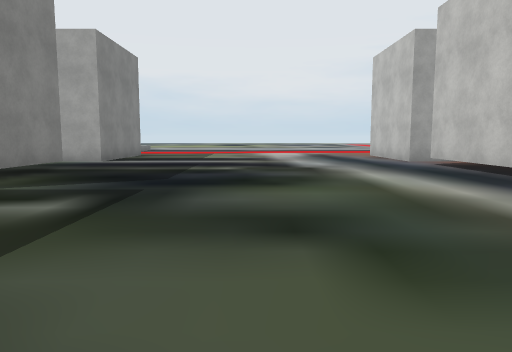
view 1 (above)

24 first-person views from a walk through a Unity game level. The camera is 1.3 m above the floor, tilts 6° down and sees 70° across. The floor is counted in squares, 2 m on a side. Each view is taken from the middle of a square. On the plan, view 1 faces up. The plan holds only what a view shows up to about 11 squares ahead; the rest is blank. The place goes on beyond the plan. Some surface patterns are stand-ins.

view 2
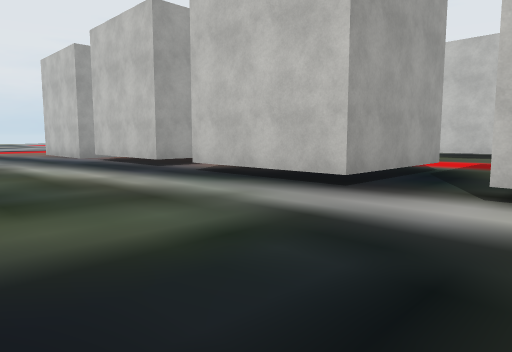

view 3
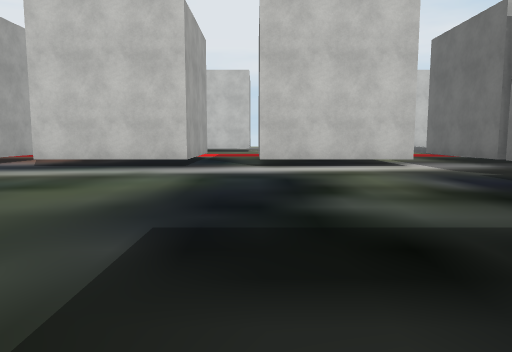

view 4
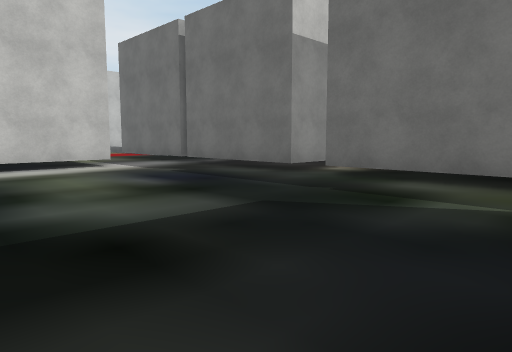

view 5
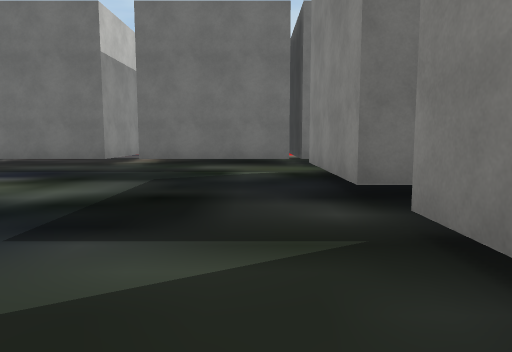

view 6
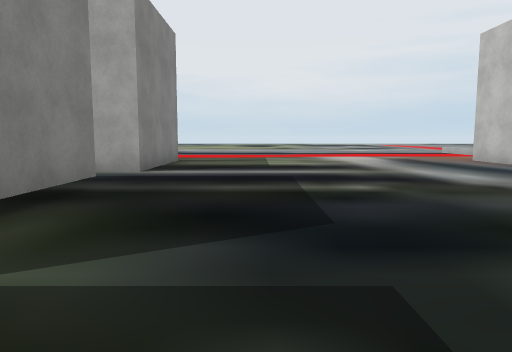

view 7
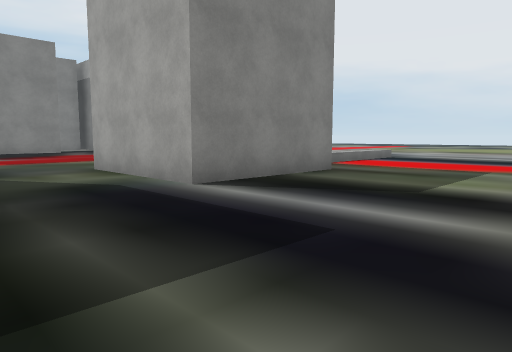

view 8
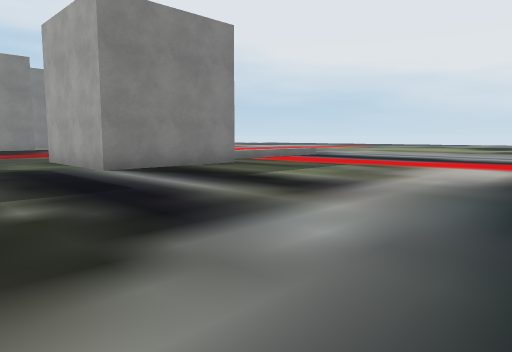

view 9
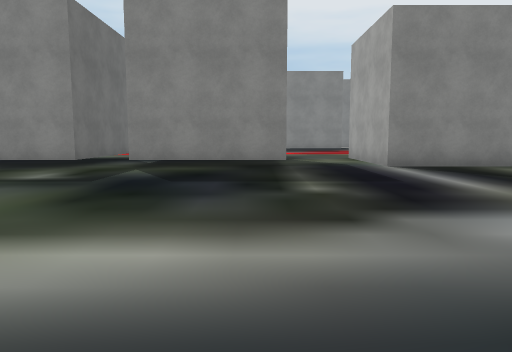

view 10
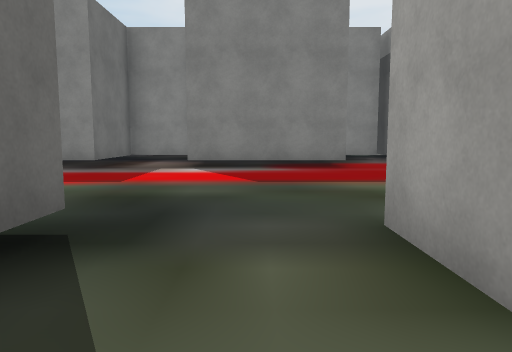

view 11
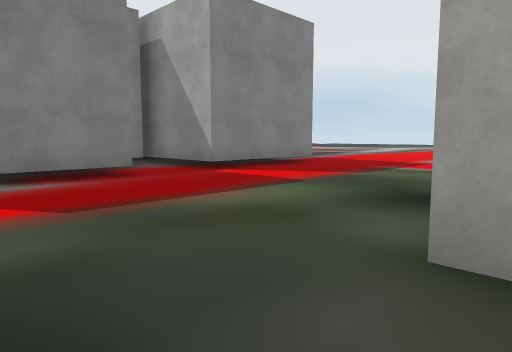

view 12
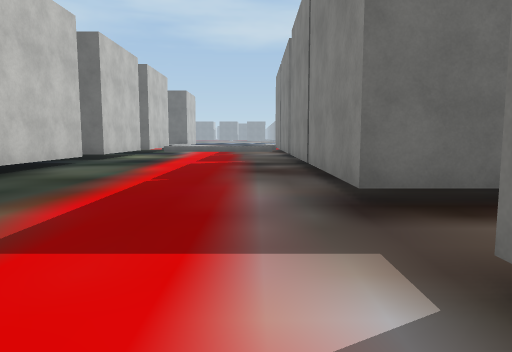

view 13
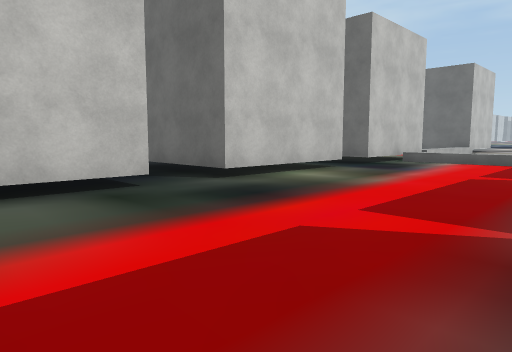

view 14
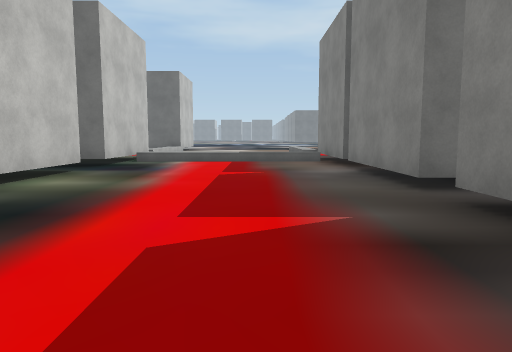

view 15
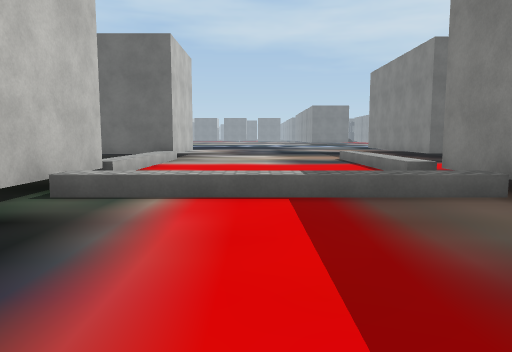

view 16
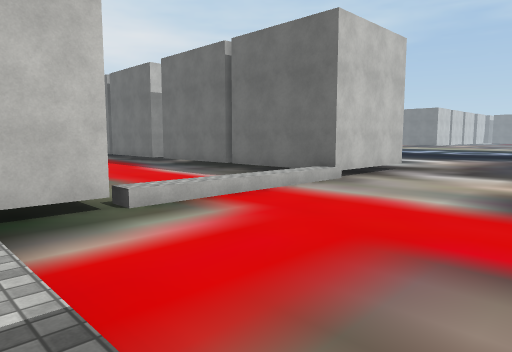

view 17
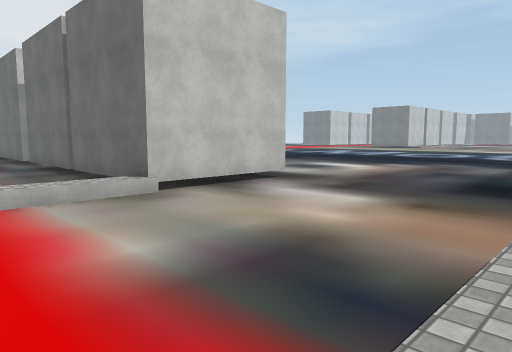

view 18
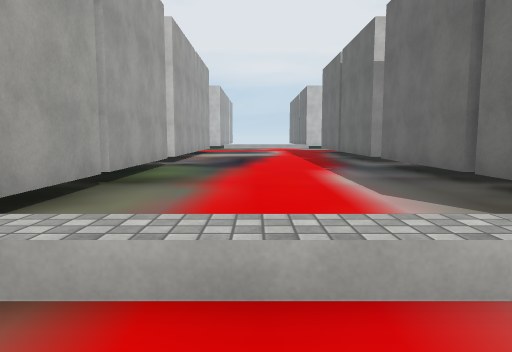

view 19
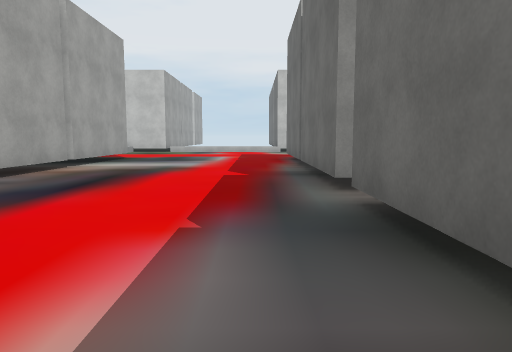

view 20
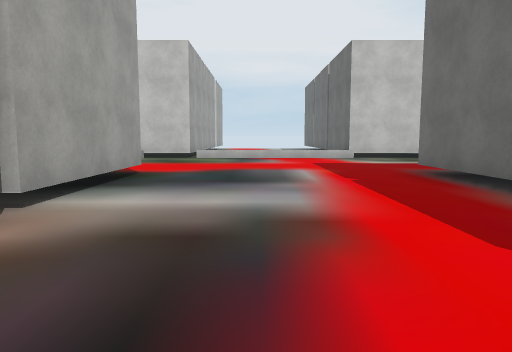

view 21
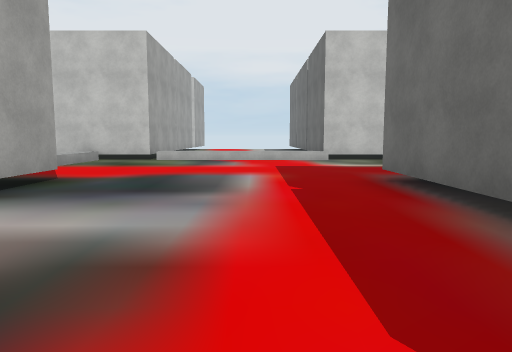

view 22
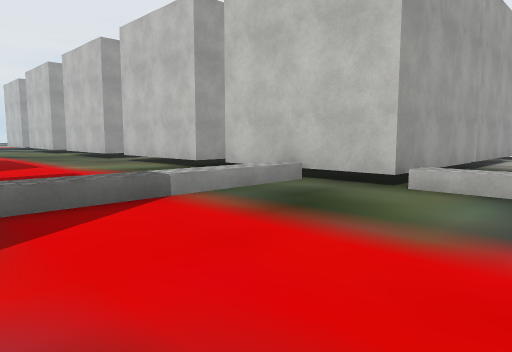

view 23
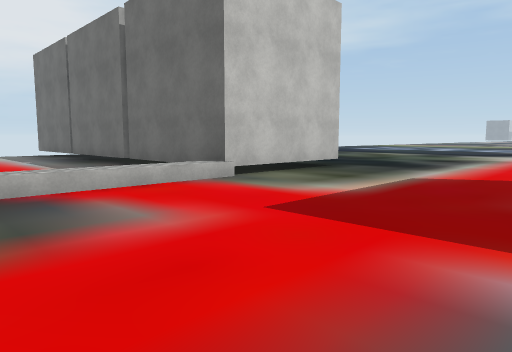

view 24
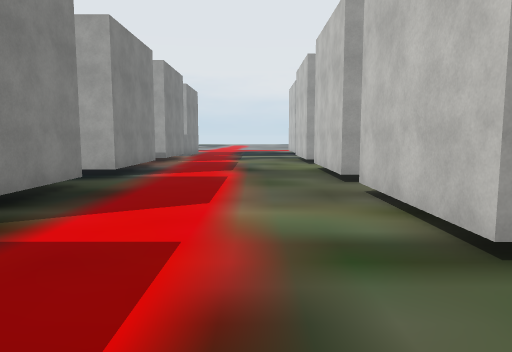

### Floor plan
Points are (right, up) in squares from view 1. A wall is a line through its corners. A room is listed if a view was taken in it or the views show most of it. See-through windows are left out.
Room 1 (views 1, 2, 3, 4, 5, 6, 7, 8, 9, 10, 11)
walls: (-4.1, 7.8) (-4.1, 4.1); (4.2, 5.4) (4.2, 8.9); (-7.1, 3) (-4.1, 3) (-4.1, -0.5); (4.2, 0.5) (4.2, 4.1); (-7.6, 7.7) (-6.9, 7.7); (4.2, 10) (4.2, 13.5); (-4.2, 13.5) (-4.2, 10) (-7.8, 10); (-7.5, -1.8) (-4.1, -1.8) (-4.1, -5.2); (4.2, -4.6) (4.2, -1); (-3.9, -6.4) (-0.2, -6.4); (-7.5, -6.4) (-6.8, -6.4); (0.5, -9.9) (0.5, -6.4) (4, -6.4)
ways out: opening at (-7.5, 8.5) to room 2; opening at (-7, -6) to room 2; opening at (-7, -1) to room 2; opening at (0, -10) to room 2; opening at (3.3, 15) to room 2; opening at (3.5, -5.5) to room 2; opening at (4, 0) to room 2; opening at (4, 5) to room 2; opening at (4, 9) to room 2
Room 2 (views 12, 13, 14, 15, 16, 17, 18, 19, 20, 21, 22, 23, 24)
walls: (4.1, -6.4) (7.1, -6.4); (4, -9.9) (0.5, -9.9); (7.8, -9.9) (4.1, -9.9); (-0.2, -9.9) (-3.9, -9.9); (7.7, -1) (7.7, -3.4); (-4, -9.9) (-6.1, -9.9); (4.1, -15) (7.8, -15); (13.6, -5.4) (12.7, -5.4) (12.7, -1.9); (0.4, -15) (4, -15); (7.7, 3) (7.7, 0.5) (4.2, 0.5); (13.1, -0.7) (12.7, -0.7) (12.7, 2.9); (-7.5, -5.2) (-7.5, -1.8); (6.6, 5.4) (4.2, 5.4); (-3.9, -15) (-0.2, -15); (-7.5, -10) (-7.5, -6.4); (-7.5, -0.5) (-7.5, 2.6); (16.2, -9.9) (12.7, -9.9) (12.7, -6.4); (12.7, -18.5) (12.7, -15) (16.2, -15); (16.4, -15) (19.5, -15); (19.5, -9.9) (16.4, -9.9); (4.9, 10) (4.2, 10); (-7.5, -18.5) (-7.5, -15) (-4, -15); (-13, -6.4) (-13, -10); (-13.5, -2.5) (-13, -2.5) (-13, -6); (-13, 1.9) (-13, -1.8); (-14.5, 5.5) (-13, 5.5) (-13, 2); (-13, 11) (-13, 7.5); (-13, 16.2) (-13, 12.7) (-14.5, 12.7)
ways out: opening at (-7.5, 8.5) to room 1; opening at (-7, -6) to room 1; opening at (-7, -1) to room 1; opening at (0, -10) to room 1; opening at (3.3, 15) to room 1; opening at (3.5, -5.5) to room 1; opening at (4, 0) to room 1; opening at (4, 5) to room 1; opening at (4, 9) to room 1

Positions as (right, up) in squares from view 1, and headings:
1: (0, 0), facing up
2: (0, -2), facing up-right
3: (-4, -1), facing right
4: (-4, -1), facing down-right
5: (-3, 2), facing down
6: (-2, 3), facing up
7: (0, 7), facing up-left
8: (3, 7), facing up-left
9: (4, 7), facing left
10: (-5, 9), facing left
11: (-7, 8), facing up-left
12: (-12, 9), facing down
13: (-12, 2), facing down-right
14: (-11, 2), facing down
15: (-10, -4), facing down
16: (-12, -8), facing down-right
17: (-13, -12), facing down-right
18: (-9, -12), facing right
19: (-4, -14), facing right
20: (1, -12), facing right
21: (2, -13), facing right
22: (8, -12), facing up-right
23: (8, -11), facing down-right
24: (11, -8), facing up
